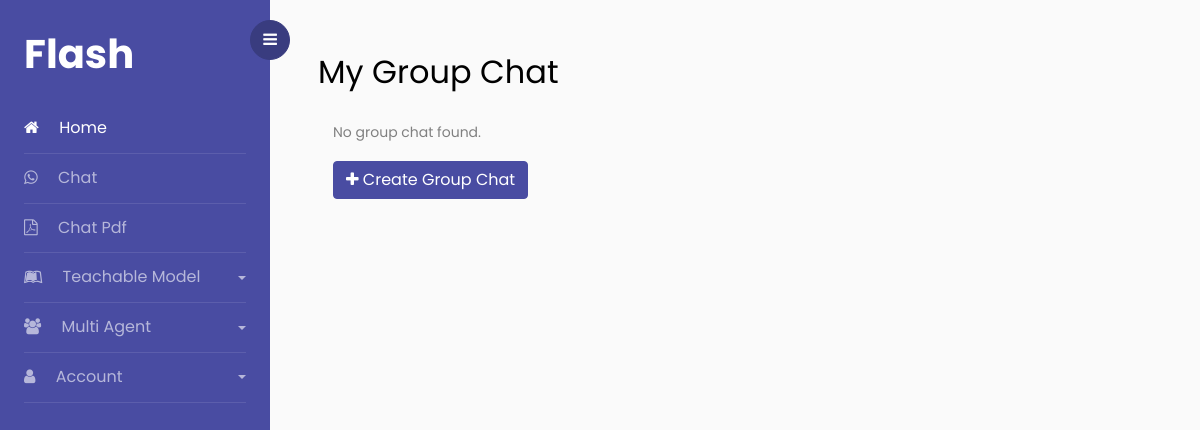
/chat/group-chat/ (signed in), run on an earlier commit of the app's database.
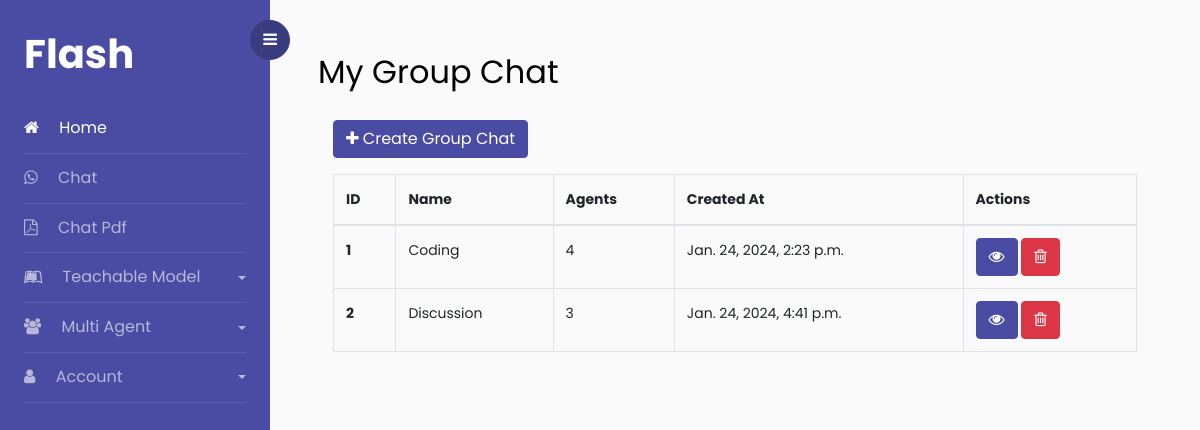
And on a later commit of the database.
### chat/models.py (models this page shows, shortened)
class GroupChat(models.Model):
    user = models.ForeignKey(User, on_delete=models.CASCADE, related_name='group_chats')
    name = models.CharField(max_length=255)
    slug = models.SlugField(max_length=255, unique=True, blank=True, null=True)
    created_at = models.DateTimeField(auto_now_add=True)
    updated_at = models.DateTimeField(auto_now=True)
    is_active = models.BooleanField(default=True)

### chat/views.py (the view)
# urls.py: path("group-chat/", GroupChatListView.as_view(), name="group-chat"),
class GroupChatListView(LoginRequiredMixin, View):
    def get(self, request, *args, **kwargs):
        group_chats = request.user.group_chats.all()
        return render(request, "pages/groupchats.html", {'group_chats': group_chats})

### templates/pages/groupchats.html
{% extends "pages/base.html" %}
{% load filename %}
{% block content %}
    <div id="content" class="p-4 p-md-5 pt-5">
        <h2 class="mb-4">My Group Chat</h2>
        <div class="container">
            {% if group_chats %}
            <div class="row">
                <div class="col-12">
                    <a href="{% url "chat:create-group-chat" %}" class="btn btn-primary mb-3"><i class="fa fa-plus"></i> Create Group Chat</a>
                    <table class="table table-bordered">
                        <thead>
                        <tr>
                            <th scope="col">ID</th>
                            <th scope="col">Name</th>
                            <th scope="col">Agents</th>
                            <th scope="col">Created At</th>
                            <th scope="col">Actions</th>
                        </tr>
                        </thead>
                        <tbody>
                        {% for gc in group_chats %}
                        <tr>
                            <th scope="row">{{ gc.id }}</th>
                            <td>{{ gc.name|truncatewords:5 }}</td>
                            <td>{{ gc.agents.count }}</td>
                            <td>{{ gc.created_at }}</td>
                            <td>
                                <a href="{% url "chat:agent" gc.slug %}" class="btn btn-primary"><i class="fa fa-eye"></i></a>
                                <a href="" class="btn btn-danger"><i class="fa fa-trash-o"></i></a>
                            </td>
                        </tr>
                        {% endfor %}
                        </tbody>
                    </table>
                </div>
            </div>
                {% else %}
                <div class="row">
                    <div class="col-12">
                        <p>No group chat found.</p>
                    <a href="{% url "chat:create-group-chat" %}" class="btn btn-primary"><i class="fa fa-plus"></i> Create Group Chat</a>
                    </div>
            {% endif %}
        </div>
    </div>
{% endblock %}

### templates/pages/base.html (shortened to what this page needs)
{% load static %}
<!DOCTYPE html>
<html lang="en">
<head>
    {% include "snippets/styles.html" %}
</head>
<body>
<div class="wrapper d-flex align-items-stretch">
    {% include "snippets/sidebar.html" %}
    {% block content %}
    {% endblock %}
</div>
</body>
</html>

### templates/snippets/styles.html (shortened to what this page needs)
{% load static %}
<link rel="stylesheet" href="https://stackpath.bootstrapcdn.com/font-awesome/4.7.0/css/font-awesome.min.css">
<link rel="stylesheet" href="{% static "css/style.css" %}">

### templates/snippets/sidebar.html (shortened to what this page needs)
{% load static %}
<nav id="sidebar">
        <div class="custom-menu">
            <button type="button" id="sidebarCollapse" class="btn btn-primary">
                <i class="fa fa-bars"></i>
            </button>
        </div>
        <div class="p-4">
            <h1><a href="" class="logo">Flash</a></h1>
            <ul class="list-unstyled components mb-5">
                <li class="active">
                    <a href="{% url "dashboard" %}"><span class="fa fa-home mr-3"></span> Home</a>
                </li>
                <li>
                    <a href="{% url "chat:index" %}"><span class="fa fa-whatsapp mr-3"></span> Chat</a>
                </li>
                <li>
                    <a href="{% url "chat:pdfs" %}"><span class="fa fa-file-pdf-o mr-3"></span> Chat Pdf</a>
                </li>
                <li>
                    <a href="#pageSubmenu" data-toggle="collapse" aria-expanded="false"
                        class="dropdown-toggle"><span class="fa fa-leanpub mr-3"></span> Teachable Model</a>
                </li>
                <li>
                    <a href="#pageSubmenu2" data-toggle="collapse" aria-expanded="false" class="dropdown-toggle">
                        <span class="fa fa-group mr-3"></span> Multi Agent
                    </a>
                </li>
                <li>
                    <a href="#pageSubmenu3" data-toggle="collapse" aria-expanded="false" class="dropdown-toggle">
                        <span class="fa fa-user mr-3"></span> Account
                    </a>
                </li>
            </ul>
        </div>
    </nav>

### templates/snippets/scripts.html (shortened to what this page needs)
{% load static %}

What changed in the data, as far as the page shows it:
added GroupChat: id "1", name "Coding", agents.count "4", created_at "Jan. 24, 2024, 2:23 p.m."
added GroupChat: id "2", name "Discussion", agents.count "3", created_at "Jan. 24, 2024, 4:41 p.m."
Also different on the page:
text no longer shown: "No group chat found."
text now shown: "ID Name Agents Created At Actions"
